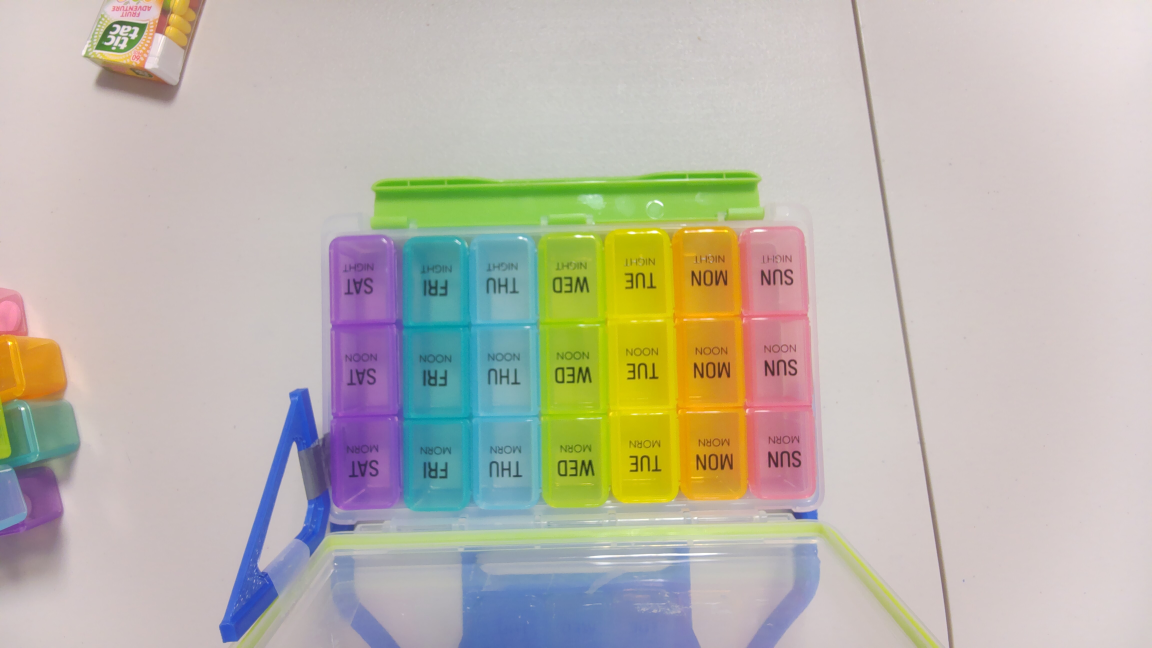
#> input picture images/photo_20260713_142841.jpg, 4608 x 2592 px, found by its file name (shown at 1/4 size)
$ python crop_cells.py
#> lines starting #> are read from the running program, lines starting #| are printed output that depends on the picture
#!/usr/bin/env python3
"""Crop the 21 pillbox cells out of full-resolution captures.

The camera and pillbox sit in a fixed jig, so the cell grid was calibrated
once against a reference photo (REF_IMAGE + REF_QUAD below). Each new photo
is aligned to the reference by template-matching two anchor patches (left and
right halves of the box), which recovers the small translation/rotation
differences from re-placing the box. The calibrated grid is then warped to a
canonical top-down view and sliced into 7x3 = 21 cell images.

Usage:
    python3 detect/crop_cells.py [--images DIR] [--out DIR] [--debug]

Outputs one folder per photo under --out (default: dataset/cells/):
    dataset/cells/<photo stem>/<DAY>_<SLOT>.jpg   e.g. MON_MORN.jpg

With --debug, also writes <photo stem>_grid.jpg overlays under --out/.debug/
showing where the grid landed, for visual QA.
"""
import argparse
import os
import sys
from pathlib import Path

import cv2
import numpy as np

# Worker-thread knob for the detectors. Default 0 = use all cores (fastest).
# On a marginal power supply the resulting CPU burst can brown out the Pi —
# set PILLBOX_THREADS=1 or 2 in the service environment to trade speed for a
# lower peak draw. The ONNX detectors read CPU_THREADS too.
_req = os.environ.get("PILLBOX_THREADS", "0")
CPU_THREADS = int(_req) if _req.strip() else 0
cv2.setNumThreads(CPU_THREADS)  # 0 -> OpenCV uses all cores

# ---- calibration (relative to REF_IMAGE, full-resolution pixels) ----------
REF_IMAGE = "photo_20260713_142841.jpg"
# Corners of the 21-cell area: TL, TR, BR, BL. Tuned visually on REF_IMAGE.
REF_QUAD = np.float32([[1332, 908], [3282, 900], [3298, 2062], [1318, 2072]])
# Anchor patches used to re-locate the box in new photos (x0, y0, x1, y1).
# Two patches (left / right half of the box) let us recover rotation too.
ANCHORS = [(1300, 900, 2150, 2100), (2450, 900, 3300, 2100)]
MATCH_SCALE = 0.25          # template matching runs on downscaled images
MIN_MATCH_CONFIDENCE = 0.55  # below this the anchor is considered lost

# Column order as seen by the camera (labels face away from it), left to
# right; row order top to bottom.
DAYS = ["SAT", "FRI", "THU", "WED", "TUE", "MON", "SUN"]
SLOTS = ["NIGHT", "NOON", "MORN"]

# Canonical warped size of one cell.
CELL_W, CELL_H = 280, 380
GRID_W, GRID_H = CELL_W * 7, CELL_H * 3


def build_matcher(ref_path):
    """Precompute downscaled anchor templates from the reference image."""
    ref = cv2.imread(str(ref_path))
    if ref is None:
        sys.exit(f"error: cannot read reference image {ref_path}")
    small = cv2.resize(ref, None, fx=MATCH_SCALE, fy=MATCH_SCALE,
                       interpolation=cv2.INTER_AREA)
    templates = []
    for x0, y0, x1, y1 in ANCHORS:
        s = MATCH_SCALE
        tpl = small[int(y0 * s):int(y1 * s), int(x0 * s):int(x1 * s)]
        center = np.float32([(x0 + x1) / 2, (y0 + y1) / 2])
        templates.append((tpl, center))
    return templates


def locate_anchor(small, tpl):
    """Return (peak position in full-res coords, confidence)."""
    res = cv2.matchTemplate(small, tpl, cv2.TM_CCOEFF_NORMED)
    _, conf, _, loc = cv2.minMaxLoc(res)
    th, tw = tpl.shape[:2]
    center = np.float32([(loc[0] + tw / 2) / MATCH_SCALE,
                         (loc[1] + th / 2) / MATCH_SCALE])
    return center, conf


def align_quad(img, templates):
    """Locate the cell grid in img. Returns (quad, per-anchor confidences)."""
    small = cv2.resize(img, None, fx=MATCH_SCALE, fy=MATCH_SCALE,
                       interpolation=cv2.INTER_AREA)
    src_pts, dst_pts, confs = [], [], []
    for tpl, ref_center in templates:
        center, conf = locate_anchor(small, tpl)
        confs.append(conf)
        if conf >= MIN_MATCH_CONFIDENCE:
            src_pts.append(ref_center)
            dst_pts.append(center)
    if len(src_pts) == 2:
        # similarity transform (translation + rotation + scale) from 2 points
        M, _ = cv2.estimateAffinePartial2D(np.float32([src_pts]),
                                           np.float32([dst_pts]))
    elif len(src_pts) == 1:
        off = dst_pts[0] - src_pts[0]
        M = np.float32([[1, 0, off[0]], [0, 1, off[1]]])
    else:
        return None, confs
    quad = cv2.transform(REF_QUAD.reshape(1, -1, 2), M).reshape(-1, 2)
    return np.float32(quad), confs


def warp_grid(img, quad):
    """Warp the quad to a canonical top-down GRID_W x GRID_H image."""
    dst = np.float32([[0, 0], [GRID_W, 0], [GRID_W, GRID_H], [0, GRID_H]])
    H = cv2.getPerspectiveTransform(quad, dst)
    return cv2.warpPerspective(img, H, (GRID_W, GRID_H))


def cell_crops(grid_img):
    """Yield (day, slot, crop) for all 21 cells of a warped grid image."""
    for r, slot in enumerate(SLOTS):
        for c, day in enumerate(DAYS):
            crop = grid_img[r * CELL_H:(r + 1) * CELL_H,
                            c * CELL_W:(c + 1) * CELL_W]
            yield day, slot, crop


def draw_debug(img, quad):
    dbg = img.copy()
    cv2.polylines(dbg, [quad.astype(int)], True, (0, 0, 255), 6)
    dst = np.float32([[0, 0], [7, 0], [7, 3], [0, 3]])
    H = cv2.getPerspectiveTransform(dst, quad)
    for c in range(1, 7):
        p = cv2.perspectiveTransform(np.float32([[[c, 0]], [[c, 3]]]), H).astype(int)
        cv2.line(dbg, tuple(p[0, 0]), tuple(p[1, 0]), (0, 0, 255), 3)
    for r in range(1, 3):
        p = cv2.perspectiveTransform(np.float32([[[0, r]], [[7, r]]]), H).astype(int)
        cv2.line(dbg, tuple(p[0, 0]), tuple(p[1, 0]), (0, 0, 255), 3)
    return cv2.resize(dbg, None, fx=0.3, fy=0.3, interpolation=cv2.INTER_AREA)


def main():
    ap = argparse.ArgumentParser(description=__doc__.splitlines()[0])
    ap.add_argument("--images", default="images", help="input photo directory")
    ap.add_argument("--out", default="dataset/cells", help="output directory")
    ap.add_argument("--debug", action="store_true",
                    help="write grid overlays to <out>/.debug/")
    args = ap.parse_args()

    image_dir = Path(args.images)
    out_dir = Path(args.out)
    ref_path = image_dir / REF_IMAGE
    templates = build_matcher(ref_path)
#> in build_matcher, ref is the input picture: shape (2592, 4608, 3); mean B, G, R 171.6, 182.9, 187.3
#> the loop in build_matcher, `for x0, y0, x1, y1 in ANCHORS:` made 2 passes
#> pass 1, in build_matcher, `tpl = small[int(y0 * s):int(y1 * s), int(x0 * s):int(x1 * s)]`:
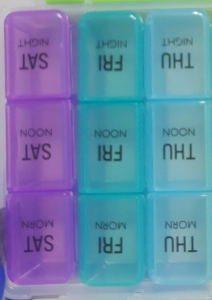
#> tpl: shape (300, 212, 3); mean B, G, R 169.5, 137, 104.5
#> pass 2, in build_matcher, `tpl = small[int(y0 * s):int(y1 * s), int(x0 * s):int(x1 * s)]`:
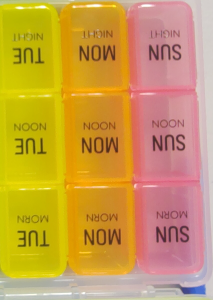
#> tpl: shape (300, 213, 3); mean B, G, R 76.2, 158.2, 202.9
#> after the loop in build_matcher, `for x0, y0, x1, y1 in ANCHORS:`: templates = 2 items
#> templates = 2 items

    photos = sorted(image_dir.glob("*.jpg"))
    if not photos:
        sys.exit(f"error: no .jpg files in {image_dir}")
    failed = []
    for p in photos:
        img = cv2.imread(str(p))
        if img is None:
            failed.append((p.name, "unreadable"))
            continue
        quad, confs = align_quad(img, templates)
#> the loop in align_quad, `for tpl, ref_center in templates:` made 2 passes
#> (ref_center, conf, loc in locate_anchor, th in locate_anchor, tw in locate_anchor, center) on passes 1 to 2: ([1725, 1500], 1, (325, 225), 300, 212, [1724, 1500]), ([2875, 1500], 1, (612, 225), 300, 213, [2874, 1500])
#> pass 1, in locate_anchor, `res = cv2.matchTemplate(small, tpl, cv2.TM_CCOEFF_NORMED)`:
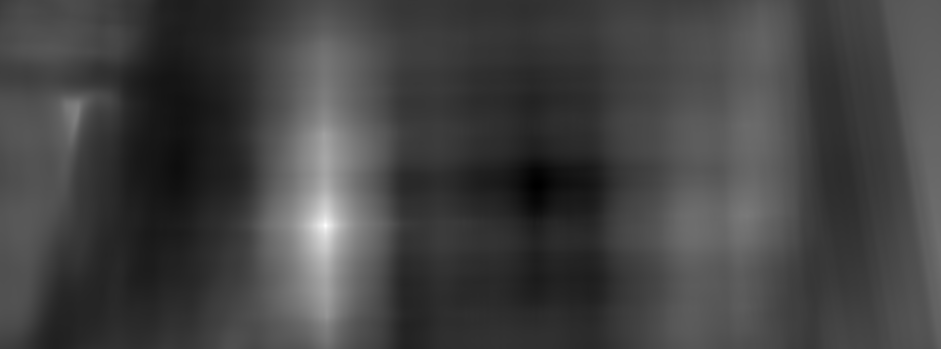
#> res: shape (349, 941) float32; min -0.321, max 1, mean 0.0275; drawn with min black and max white
#> pass 2, in locate_anchor (call 2), `res = cv2.matchTemplate(small, tpl, cv2.TM_CCOEFF_NORMED)`:
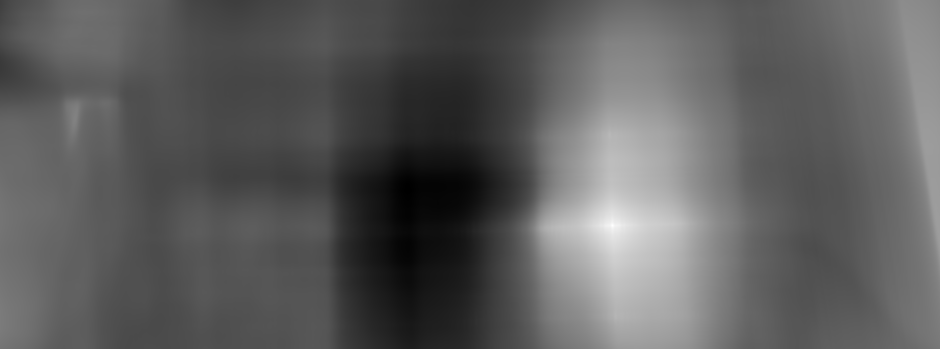
#> res: shape (349, 940) float32; min -0.514, max 1, mean 0.0423; drawn with min black and max white
#> after the loop in align_quad, `for tpl, ref_center in templates:`: confs = [1, 1]; dst_pts = [[1724, 1500], [2874, 1500]]; src_pts = [[1725, 1500], [2875, 1500]]
#> in align_quad, `M, _ = cv2.estimateAffinePartial2D(np.float32([src_pts]), np.float32([..`: M = [[1, 0, -1], [0, 1, 0]]
#> in align_quad, `quad = cv2.transform(REF_QUAD.reshape(1, -1, 2), M).reshape(-1, 2)`: quad = [[1331, 908], [3281, 900], [3297, 2062], [1317, 2072]]
#> confs = [1, 1]
        conf_str = "/".join(f"{c:.2f}" for c in confs)
        if quad is None:
            failed.append((p.name, f"box not found (conf {conf_str})"))
            continue
        grid = warp_grid(img, quad)
#> in warp_grid, `H = cv2.getPerspectiveTransform(quad, dst)`: H = [[1.01, 0.0122, -1361.7], [0.00413, 1.01, -918.5], [-7.69e-07, 1.34e-05, 1]]
#> in warp_grid, `return cv2.warpPerspective(img, H, (GRID_W, GRID_H))`:
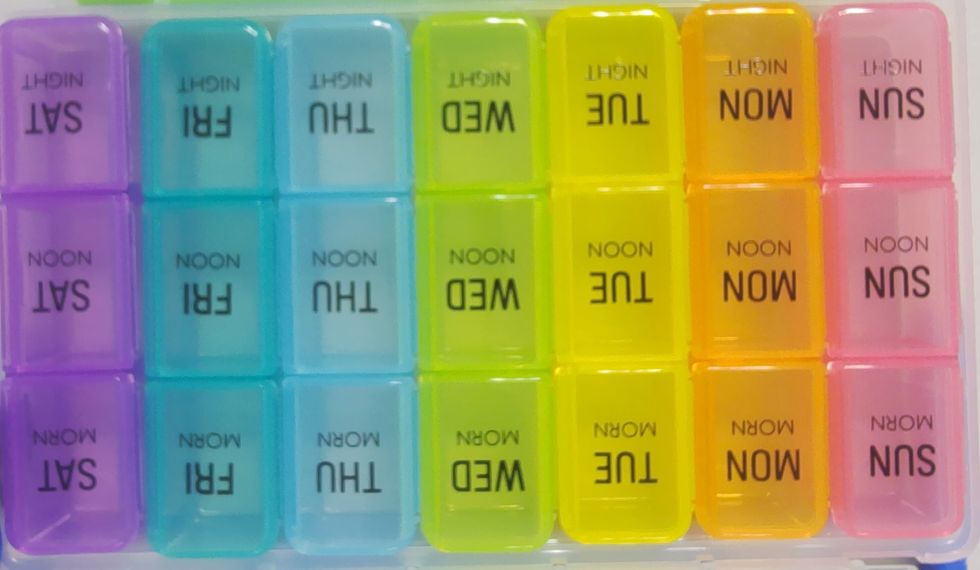
#> returned value: shape (1140, 1960, 3) (shown at 1/2 size); mean of channels 0, 1, 2 108.8, 151.9, 153.2; drawn as B, G, R
        dest = out_dir / p.stem
        dest.mkdir(parents=True, exist_ok=True)
        for day, slot, crop in cell_crops(grid):
            cv2.imwrite(str(dest / f"{day}_{slot}.jpg"), crop,
                        [cv2.IMWRITE_JPEG_QUALITY, 92])
#> this loop made 21 passes
#> (day, slot) on passes 1 to 12: ('SAT', 'NIGHT'), ('FRI', 'NIGHT'), ('THU', 'NIGHT'), ('WED', 'NIGHT'), ('TUE', 'NIGHT'), ('MON', 'NIGHT'), ('SUN', 'NIGHT'), ('SAT', 'NOON'), ('FRI', 'NOON'), ('THU', 'NOON'), ('WED', 'NOON'), ('TUE', 'NOON')
#> pass 1, in main, `cv2.imwrite(str(dest / f"{day}_{slot}.jpg"), crop, [cv2.IMWRITE_JPEG_Q..`:
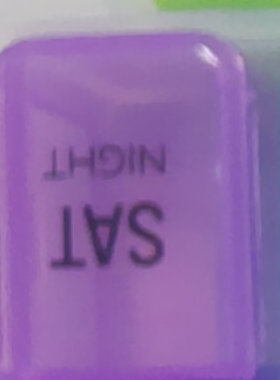
#> saved as SAT_NIGHT.jpg: shape (380, 280, 3); mean B, G, R 170.4, 108.4, 145.4
#> pass 2, in main, `cv2.imwrite(str(dest / f"{day}_{slot}.jpg"), crop, [cv2.IMWRITE_JPEG_Q..`:
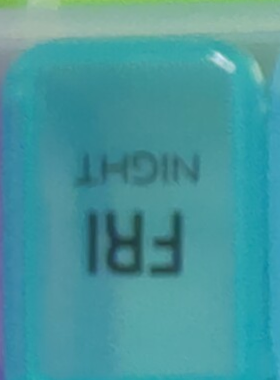
#> saved as FRI_NIGHT.jpg: shape (380, 280, 3); mean B, G, R 157.7, 151.6, 72.2
        if args.debug:
            dbg_dir = out_dir / ".debug"
            dbg_dir.mkdir(parents=True, exist_ok=True)
            cv2.imwrite(str(dbg_dir / f"{p.stem}_grid.jpg"),
                        draw_debug(img, quad))
        print(f"{p.name}: ok (conf {conf_str})")
#| photo_20260713_142841.jpg: ok (conf 1.00/1.00)
#> pass 2 of the loop in main, `for p in photos:`:
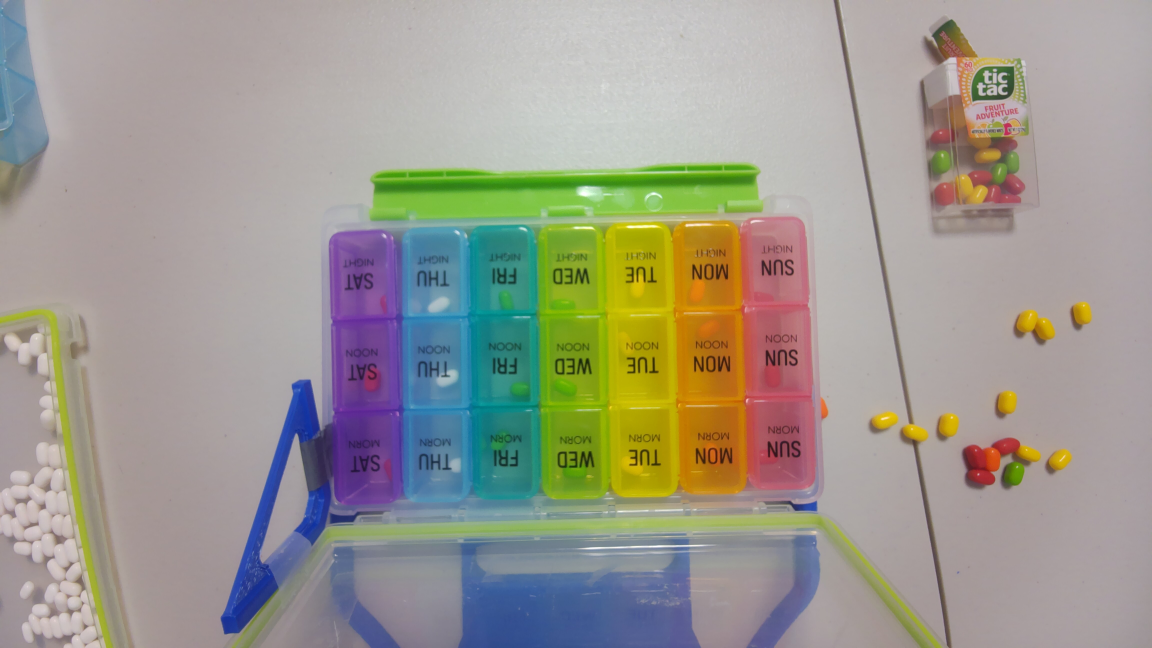
#> input picture images/photo_20260713_143053.jpg, 4608 x 2592 px (shown at 1/4 size)
#> in main, img is the input picture: shape (2592, 4608, 3); mean B, G, R 143.1, 153.7, 156.4
#> the loop in align_quad (call 2), `for tpl, ref_center in templates:` made 2 passes
#> (ref_center, conf, loc in locate_anchor, th in locate_anchor, tw in locate_anchor, center) on passes 1 to 2: ([1725, 1500], 0.675, (325, 216), 300, 212, [1724, 1464]), ([2875, 1500], 0.933, (612, 219), 300, 213, [2874, 1476])
#> in main, `quad, confs = align_quad(img, templates)`: quad = [[1337.2, 867.9], [3287.3, 880.2], [3291.1, 2042.4], [1311, 2031.8]]; confs = [0.675, 0.933]
#> the loop in main, `for day, slot, crop in cell_crops(grid):` made 21 passes
#> pass 1, in main, `cv2.imwrite(str(dest / f"{day}_{slot}.jpg"), crop, [cv2.IMWRITE_JPEG_Q..`:
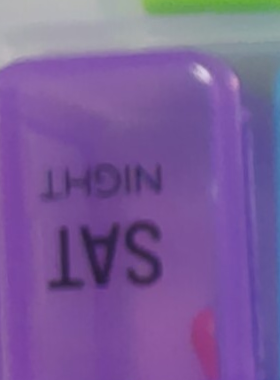
#> saved as SAT_NIGHT.jpg: shape (380, 280, 3); mean B, G, R 153.8, 93.3, 123.2
#> pass 2, in main, `cv2.imwrite(str(dest / f"{day}_{slot}.jpg"), crop, [cv2.IMWRITE_JPEG_Q..`:
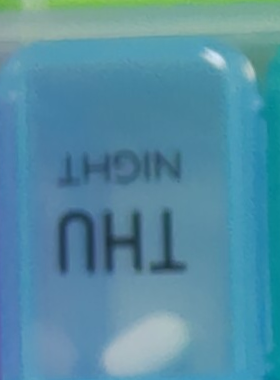
#> saved as FRI_NIGHT.jpg: shape (380, 280, 3); mean B, G, R 163.3, 141.4, 84.9
#| photo_20260713_143053.jpg: ok (conf 0.67/0.93)
#> pass 3 of the loop in main, `for p in photos:`:
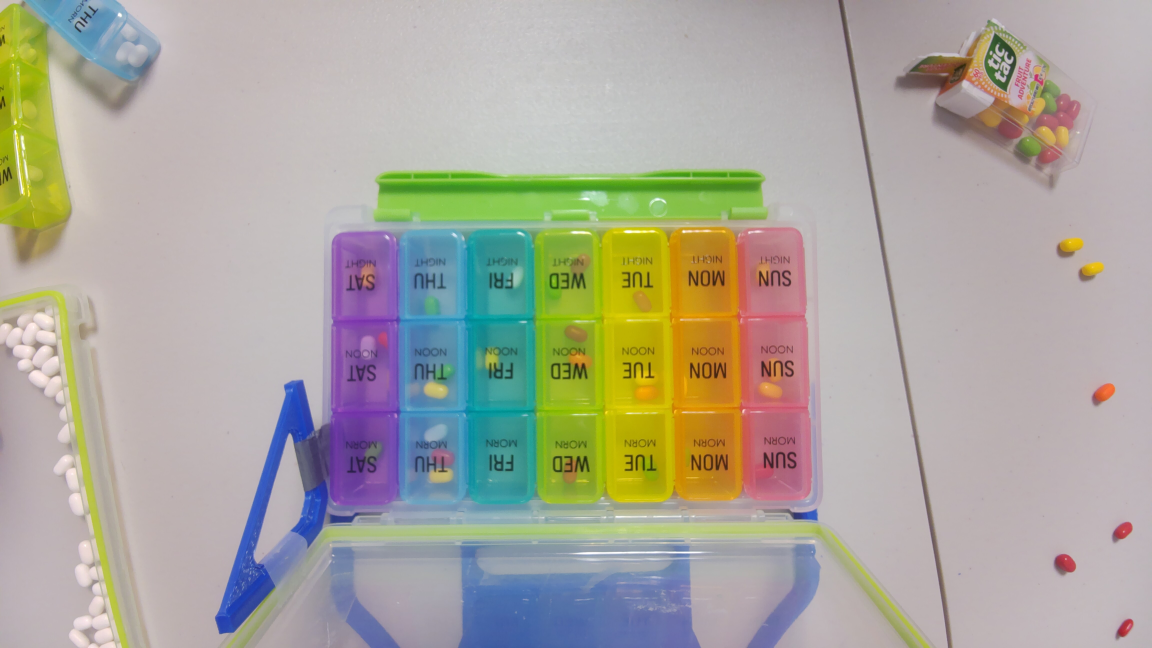
#> input picture images/photo_20260713_143354.jpg, 4608 x 2592 px (shown at 1/4 size)
#> in main, img is the input picture: shape (2592, 4608, 3); mean B, G, R 156.4, 167.3, 170
#> in main, `quad, confs = align_quad(img, templates)`: quad = [[1338.1, 879.9], [3274.7, 912.7], [3266.3, 2066.9], [1299.9, 2035.5]]; confs = [0.68, 0.948]
#> the loop in main, `for day, slot, crop in cell_crops(grid):` made 21 passes
#> pass 1, in main, `cv2.imwrite(str(dest / f"{day}_{slot}.jpg"), crop, [cv2.IMWRITE_JPEG_Q..`:
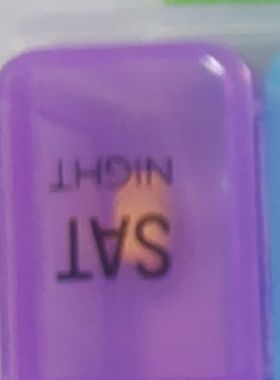
#> saved as SAT_NIGHT.jpg: shape (380, 280, 3); mean B, G, R 167.7, 107, 143.6
#> pass 2, in main, `cv2.imwrite(str(dest / f"{day}_{slot}.jpg"), crop, [cv2.IMWRITE_JPEG_Q..`:
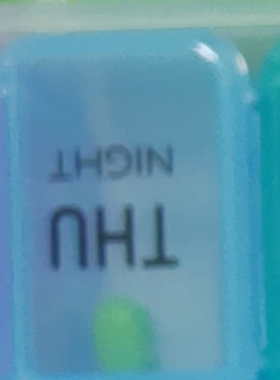
#> saved as FRI_NIGHT.jpg: shape (380, 280, 3); mean B, G, R 172.8, 150.4, 90.9
#| photo_20260713_143354.jpg: ok (conf 0.68/0.95)
    for name, why in failed:
        print(f"{name}: FAILED — {why}", file=sys.stderr)
    print(f"\n{len(photos) - len(failed)}/{len(photos)} photos cropped -> {out_dir}")
    sys.exit(1 if failed else 0)
#> (the program exits here)
